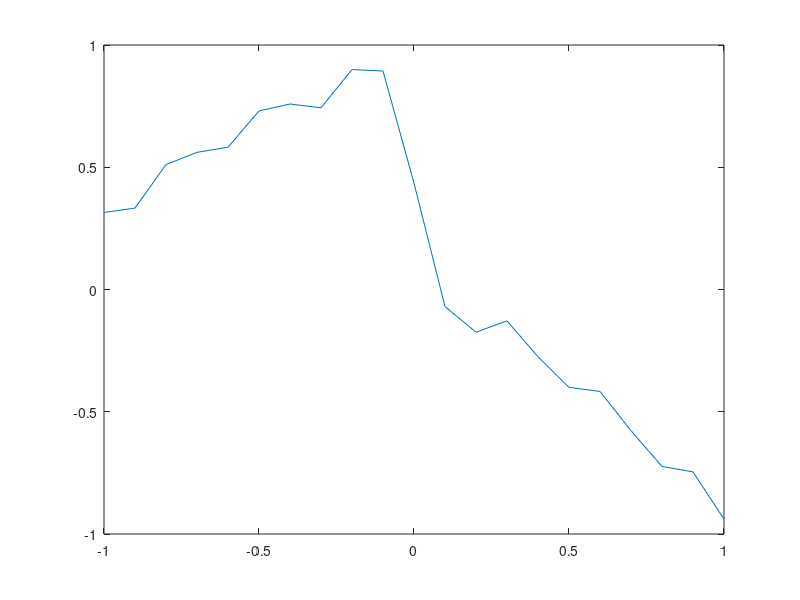

Recreate this plot in MATLAB.
X = [-1,-0.9,-0.8,-0.7,-0.6,-0.5,-0.4,-0.3,-0.2,-0.1,0,0.1,0.2,0.3,0.4,0.5,0.6,0.7,0.8,0.9,1];

Y = [3.15E-01,3.33E-01,5.11E-01,5.61E-01,5.82E-01,0.730346,0.758725,0.743134,0.899528,0.893427,0.434882,-0.069685,-0.174628,-0.128212,-0.274958,-0.400218,-0.416951,-0.577454,-0.723728,-0.746008,-0.939475];
Y2 = [0.5,-1.06133,-2.5289,-4.05249,-5.53242,-7.05151,-8.53144,-10.055,-11.5226,-13.0839,-13.0839,-11.5226,-10.055,-8.53144,-7.05151,-5.53242,-4.05249,-2.5289,-1.06133,0.5,0.5];
plot(X, Y)

%A(k).*sin(pi.*k.*x) + B(k).*cos(pi.*k.*x);

%{
for i = 1:n
    ft = ft + (3/(i*pi))*(1-(-1)^i)*sin(pi*i*x);
    fplot(x, ft)
end
%}